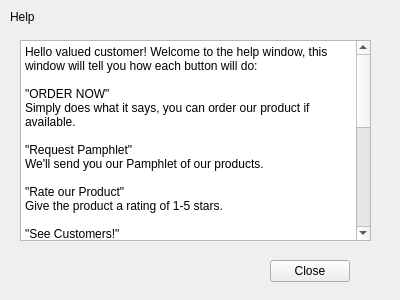
<?xml version="1.0" encoding="UTF-8"?>
<ui version="4.0">
 <class>help</class>
 <widget class="QWidget" name="help">
  <property name="geometry">
   <rect>
    <x>0</x>
    <y>0</y>
    <width>400</width>
    <height>300</height>
   </rect>
  </property>
  <property name="windowTitle">
   <string>Form</string>
  </property>
  <widget class="QLabel" name="label">
   <property name="geometry">
    <rect>
     <x>10</x>
     <y>10</y>
     <width>59</width>
     <height>14</height>
    </rect>
   </property>
   <property name="text">
    <string>Help</string>
   </property>
  </widget>
  <widget class="QTextEdit" name="textEdit">
   <property name="geometry">
    <rect>
     <x>20</x>
     <y>40</y>
     <width>351</width>
     <height>201</height>
    </rect>
   </property>
   <property name="html">
    <string>&lt;!DOCTYPE HTML PUBLIC &quot;-//W3C//DTD HTML 4.0//EN&quot; &quot;http://www.w3.org/TR/REC-html40/strict.dtd&quot;&gt;
&lt;html&gt;&lt;head&gt;&lt;meta name=&quot;qrichtext&quot; content=&quot;1&quot; /&gt;&lt;style type=&quot;text/css&quot;&gt;
p, li { white-space: pre-wrap; }
&lt;/style&gt;&lt;/head&gt;&lt;body style=&quot; font-family:'Sans Serif'; font-size:9pt; font-weight:400; font-style:normal;&quot;&gt;
&lt;p style=&quot; margin-top:0px; margin-bottom:0px; margin-left:0px; margin-right:0px; -qt-block-indent:0; text-indent:0px;&quot;&gt;Hello valued customer! Welcome to the help window, this window will tell you how each button will do:&lt;/p&gt;
&lt;p style=&quot;-qt-paragraph-type:empty; margin-top:0px; margin-bottom:0px; margin-left:0px; margin-right:0px; -qt-block-indent:0; text-indent:0px;&quot;&gt;&lt;br /&gt;&lt;/p&gt;
&lt;p style=&quot; margin-top:0px; margin-bottom:0px; margin-left:0px; margin-right:0px; -qt-block-indent:0; text-indent:0px;&quot;&gt;&amp;quot;ORDER NOW&amp;quot;&lt;/p&gt;
&lt;p style=&quot; margin-top:0px; margin-bottom:0px; margin-left:0px; margin-right:0px; -qt-block-indent:0; text-indent:0px;&quot;&gt;Simply does what it says, you can order our product if available.&lt;/p&gt;
&lt;p style=&quot;-qt-paragraph-type:empty; margin-top:0px; margin-bottom:0px; margin-left:0px; margin-right:0px; -qt-block-indent:0; text-indent:0px;&quot;&gt;&lt;br /&gt;&lt;/p&gt;
&lt;p style=&quot; margin-top:0px; margin-bottom:0px; margin-left:0px; margin-right:0px; -qt-block-indent:0; text-indent:0px;&quot;&gt;&amp;quot;Request Pamphlet&amp;quot;&lt;/p&gt;
&lt;p style=&quot; margin-top:0px; margin-bottom:0px; margin-left:0px; margin-right:0px; -qt-block-indent:0; text-indent:0px;&quot;&gt;We'll send you our Pamphlet of our products.&lt;/p&gt;
&lt;p style=&quot;-qt-paragraph-type:empty; margin-top:0px; margin-bottom:0px; margin-left:0px; margin-right:0px; -qt-block-indent:0; text-indent:0px;&quot;&gt;&lt;br /&gt;&lt;/p&gt;
&lt;p style=&quot; margin-top:0px; margin-bottom:0px; margin-left:0px; margin-right:0px; -qt-block-indent:0; text-indent:0px;&quot;&gt;&amp;quot;Rate our Product&amp;quot;&lt;/p&gt;
&lt;p style=&quot; margin-top:0px; margin-bottom:0px; margin-left:0px; margin-right:0px; -qt-block-indent:0; text-indent:0px;&quot;&gt;Give the product a rating of 1-5 stars.&lt;/p&gt;
&lt;p style=&quot;-qt-paragraph-type:empty; margin-top:0px; margin-bottom:0px; margin-left:0px; margin-right:0px; -qt-block-indent:0; text-indent:0px;&quot;&gt;&lt;br /&gt;&lt;/p&gt;
&lt;p style=&quot; margin-top:0px; margin-bottom:0px; margin-left:0px; margin-right:0px; -qt-block-indent:0; text-indent:0px;&quot;&gt;&amp;quot;See Customers!&amp;quot;&lt;/p&gt;
&lt;p style=&quot; margin-top:0px; margin-bottom:0px; margin-left:0px; margin-right:0px; -qt-block-indent:0; text-indent:0px;&quot;&gt;See our customer's ratings of our product!&lt;/p&gt;
&lt;p style=&quot;-qt-paragraph-type:empty; margin-top:0px; margin-bottom:0px; margin-left:0px; margin-right:0px; -qt-block-indent:0; text-indent:0px;&quot;&gt;&lt;br /&gt;&lt;/p&gt;
&lt;p style=&quot; margin-top:0px; margin-bottom:0px; margin-left:0px; margin-right:0px; -qt-block-indent:0; text-indent:0px;&quot;&gt;&amp;quot;Contact Us!&amp;quot;&lt;/p&gt;
&lt;p style=&quot; margin-top:0px; margin-bottom:0px; margin-left:0px; margin-right:0px; -qt-block-indent:0; text-indent:0px;&quot;&gt;If you have any questions/problems with our product, click here!&lt;/p&gt;
&lt;p style=&quot;-qt-paragraph-type:empty; margin-top:0px; margin-bottom:0px; margin-left:0px; margin-right:0px; -qt-block-indent:0; text-indent:0px;&quot;&gt;&lt;br /&gt;&lt;/p&gt;
&lt;p style=&quot; margin-top:0px; margin-bottom:0px; margin-left:0px; margin-right:0px; -qt-block-indent:0; text-indent:0px;&quot;&gt;&amp;quot;See our Guarantee&amp;quot;&lt;/p&gt;
&lt;p style=&quot; margin-top:0px; margin-bottom:0px; margin-left:0px; margin-right:0px; -qt-block-indent:0; text-indent:0px;&quot;&gt;See the guarantee of each of our products.&lt;/p&gt;
&lt;p style=&quot;-qt-paragraph-type:empty; margin-top:0px; margin-bottom:0px; margin-left:0px; margin-right:0px; -qt-block-indent:0; text-indent:0px;&quot;&gt;&lt;br /&gt;&lt;/p&gt;
&lt;p style=&quot; margin-top:0px; margin-bottom:0px; margin-left:0px; margin-right:0px; -qt-block-indent:0; text-indent:0px;&quot;&gt;&amp;quot;View Products&amp;quot;&lt;/p&gt;
&lt;p style=&quot; margin-top:0px; margin-bottom:0px; margin-left:0px; margin-right:0px; -qt-block-indent:0; text-indent:0px;&quot;&gt;Take a look at our products here!&lt;/p&gt;
&lt;p style=&quot;-qt-paragraph-type:empty; margin-top:0px; margin-bottom:0px; margin-left:0px; margin-right:0px; -qt-block-indent:0; text-indent:0px;&quot;&gt;&lt;br /&gt;&lt;/p&gt;
&lt;p style=&quot; margin-top:0px; margin-bottom:0px; margin-left:0px; margin-right:0px; -qt-block-indent:0; text-indent:0px;&quot;&gt;&amp;quot;How It Works&amp;quot;&lt;/p&gt;
&lt;p style=&quot; margin-top:0px; margin-bottom:0px; margin-left:0px; margin-right:0px; -qt-block-indent:0; text-indent:0px;&quot;&gt;How each of our products work.&lt;/p&gt;
&lt;p style=&quot;-qt-paragraph-type:empty; margin-top:0px; margin-bottom:0px; margin-left:0px; margin-right:0px; -qt-block-indent:0; text-indent:0px;&quot;&gt;&lt;br /&gt;&lt;/p&gt;
&lt;p style=&quot; margin-top:0px; margin-bottom:0px; margin-left:0px; margin-right:0px; -qt-block-indent:0; text-indent:0px;&quot;&gt;&amp;quot;Our Product&amp;quot;&lt;/p&gt;
&lt;p style=&quot; margin-top:0px; margin-bottom:0px; margin-left:0px; margin-right:0px; -qt-block-indent:0; text-indent:0px;&quot;&gt;The sales pitch of our product!&lt;/p&gt;
&lt;p style=&quot;-qt-paragraph-type:empty; margin-top:0px; margin-bottom:0px; margin-left:0px; margin-right:0px; -qt-block-indent:0; text-indent:0px;&quot;&gt;&lt;br /&gt;&lt;/p&gt;
&lt;p style=&quot;-qt-paragraph-type:empty; margin-top:0px; margin-bottom:0px; margin-left:0px; margin-right:0px; -qt-block-indent:0; text-indent:0px;&quot;&gt;&lt;br /&gt;&lt;/p&gt;&lt;/body&gt;&lt;/html&gt;</string>
   </property>
  </widget>
  <widget class="QPushButton" name="pushButton">
   <property name="geometry">
    <rect>
     <x>270</x>
     <y>260</y>
     <width>80</width>
     <height>22</height>
    </rect>
   </property>
   <property name="text">
    <string>Close</string>
   </property>
  </widget>
 </widget>
 <resources/>
 <connections/>
</ui>
